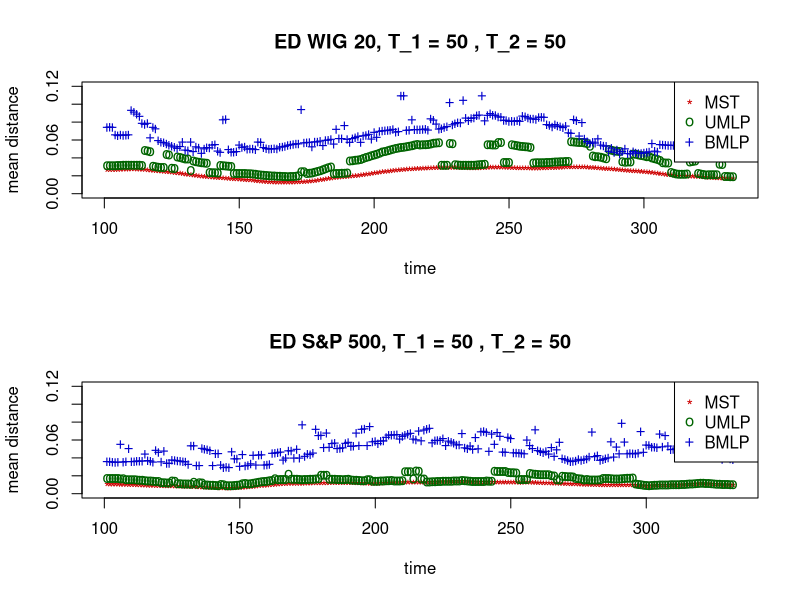

Here is the R script that generated this plot:
rm(list = ls(all = TRUE))
graphics.off()


########################################### Subroutine mst(x) ############


mst = function(x) {
    # Algorithm generates minimum spanning tree The rsult is presentes as a set of links between nodes
    n = nrow(x)
    m = ncol(x)
    true = upper.tri(x)
    x = true * x
    net = matrix(0, n - 1, 3)
    onnet = rep(as.integer(0), n)
    klaster = rep(as.integer(0), n)
    klast = 0L
    licz = 0L
    # check if the matrics is symmetric and positive
    maxx = max(apply(x, 2, max))
    smax = 10 * abs(maxx)
    x[x == 0] = smax
    while (licz < n - 1) {
        
        minx = min(apply(x, 2, min))
        d = which(x <= minx, arr.ind = T)
        i = d[, 1]
        j = d[, 2]
        if (length(i) > 1) {
            ii = i[1]
            jj = j[1]
            i = 0
            j = 0
            i = ii
            j = jj
        }
        
        if (onnet[i] == 0 & onnet[j] == 0) {
            licz = licz + 1L
            net[licz, 1] = i
            net[licz, 2] = j
            klast = klast + 1L
            klaster[i] = klast
            klaster[j] = klast
            net[licz, 3] = min(x[i, j], x[j, i])
            onnet[i] = 1
            onnet[j] = 1
            x[i, j] = smax
            x[j, i] = smax
            
        } else if (onnet[i] == 0 & onnet[j] == 1) {
            licz = licz + 1
            net[licz, 1] = i
            net[licz, 2] = j
            net[licz, 3] = min(x[i, j], x[j, i])
            onnet[i] = 1
            klaster[i] = klaster[j]
            x[i, j] = smax
            x[j, i] = smax
        } else if (onnet[i] == 1 & onnet[j] == 0) {
            licz = licz + 1L
            net[licz, 1] = i
            net[licz, 2] = j
            net[licz, 3] = min(x[i, j], x[j, i])
            onnet[j] = 1
            klaster[j] = klaster[i]
            x[i, j] = smax
            x[j, i] = smax
        } else if (onnet[i] == 1 & onnet[j] == 1 & klaster[i] == klaster[j]) {
            x[i, j] = smax
            x[j, i] = smax
        } else if (onnet[i] == 1 & onnet[j] == 1 & klaster[i] != klaster[j]) {
            licz = licz + 1L
            net[licz, 1] = i
            net[licz, 2] = j
            net[licz, 3] = min(x[i, j], x[j, i])
            klaster[klaster == klaster[i]] = klaster[j]
        }
    }
    retval = net
    return(retval)
}


########################################### Subroutine bmlp(x) ############

bmlp = function(x) {
    # bidirextional minimum length path algoritm x - the distance matrix The result is presentes as a set of links between nodes
    n = nrow(x)
    m = ncol(x)
    net = matrix(0, n - 1, 3)
    onnet = matrix(0, n, 1)
    end1 = 0
    end2 = 0
    licz = 0
    
    # the distance matrics should be symmetric and positive
    maxx = 10 * max(x)
    smax = maxx * diag(nrow = nrow(x), ncol = ncol(x))
    x = x + smax
    
    # the first pair
    minx = min(x)
    ij = which(x == minx, arr.ind = T)
    i = ij[, 1]
    j = ij[, 2]
    
    if (length(i) == 1) {
        end1 = i
        end2 = j
        onnet[end1] = 1
        onnet[end2] = 1
        net[1, 1] = end1
        net[1, 2] = end2
        net[1, 3] = minx
        licz = 1
        x[end1, end2] = maxx
        x[end2, end1] = maxx
    } else {
        end1 = i[1]
        end2 = j[1]
        onnet[end1] = 1
        onnet[end2] = 1
        net[1, 1] = end1
        net[1, 2] = end2
        net[1, 3] = minx
        licz = 1
        x[end1, end2] = maxx
        x[end2, end1] = maxx
    }
    
    while (licz < n - 1) {
        minx1 = min(x[end1, ])
        minx2 = min(x[end2, ])
        if (minx1 < minx2) {
            y = end1
            minx = minx1
        } else {
            y = end2
            minx = minx2
        }
        i = which(x[y, ] == minx, arr.ind = T)
        if (length(i) > 1) {
            tmp = 1
            while ((onnet[i[tmp]] == 1) && (tmp < length(i))) {
                tmp = tmp + 1
            }
            if (onnet[i[tmp]] == 0) {
                ii = i(tmp)
                i = NULL
                i = ii
                tmp = 0
            } else {
                ii = i[1]
                i = NULL
                i = ii
            }
        }
        if (onnet[i] == 0) {
            licz = licz + 1
            net[licz, 1] = y
            net[licz, 2] = i
            net[licz, 3] = x[i, y]
            onnet[i] = 1
            x[i, y] = maxx
            x[y, i] = maxx
            y = i
        }
        if ((onnet[i] == 1) && (onnet[y] == 1)) {
            x[i, y] = maxx
            x[y, i] = maxx
        }
    }
    retval = net
    return(retval)
}

########################################### Subroutine ultra(x) ############


ultra = function(x) {
    # Ultrametric distance between time series.  x - time series matrix
    h = nrow(x)
    k = ncol(x)
    retval = sqrt(abs(0.5 * (matrix(1, k, k) - cor(x))))
    return(retval)
}

########################################### Subroutine umlp(x,y) ##########

umlp = function(x, y) {
    # unidirextional minimum length path algorithm x - the distance matrix y - root of the chain (the number of column) The
    # rsult is presentes as a set of links between nodes
    
    n = nrow(x)
    m = ncol(x)
    net = matrix(0, n - 1, 3)
    onnet = matrix(0, n, 1)
    licz = 0
    onnet[y] = 1
    maxx = 10 * max(x)
    smax = maxx * diag(nrow = nrow(x), ncol = ncol(x))
    x = x + smax
    
    while (licz < n - 1) {
        minx = min(x[y, ])
        it = which(x[y, ] == minx, arr.ind = T)
        
        if (length(it) > 1) {
            tmp = 1
            
            while ((onnet[it[tmp]] == 1) && (tmp < length(it))) {
                tmp = tmp + 1
            }
            
            if (onnet[it[tmp]] == 0) {
                ii = it(tmp)
                it = NULL
                it = ii
                tmp = 0
            } else {
                ii = it[1]
                it = NULL
                it = ii
            }
        }
        if (onnet[it] == 0) {
            licz = licz + 1
            net[licz, 1] = y
            net[licz, 2] = it
            net[licz, 3] = x[it, y]
            onnet[it] = 1
            x[it, y] = maxx
            x[y, it] = maxx
            y = it
        }
        
        if ((onnet[it] == 1) && (onnet[y] == 1)) {
            x[it, y] = maxx
            x[y, it] = maxx
        }
    }
    retval = net
    return(retval)
}



########################################## Subroutine manh(x) ############


manh = function(x) {
    # Manhattan distence between time series normalised by the time series length.  x - time series
    x = as.matrix(x)
    h = nrow(x)
    k = ncol(x)
    result = matrix(0, k, k)
    for (j in 1:k) {
        for (i in 1:k) {
            result[i, j] = abs(mean(x[, i] - x[, j]))
        }
    }
    retval = result
    return(retval)
}


############################################# Subroutine theil(x) ############


theil = function(x, n) {
    # Converts the given time series into time series of Theil index n - size of moving window x - analysed time series
    x = as.matrix(x)
    n_pocz = nrow(x)
    k = ncol(x)
    
    rozm = n_pocz - n + 1
    
    retval = matrix(0, rozm, k)
    for (i in 1:rozm) {
        sr = apply(x[i:(i + n - 1), ], 2, mean)
        temp = x[i:(i + n - 1), ]/(matrix(1, n, 1) %*% sr)
        temp = temp * log(temp)
        retval[i, ] = apply(temp, 2, mean)
    }
    return(retval)
}




########################################### Main calculation #############



dataSP = read.table("close.csv", header = T)
dataSP = as.matrix(dataSP)
dataSP = abs(diff(log(dataSP)))  # abs log return

dl_szer = nrow(dataSP)
podmioty = ncol(dataSP)
dataSP[dataSP == 0] = 1e-07

window1 = 50
window2 = 50
theil_data = theil(dataSP, window1)

wynikSP = matrix(0, dl_szer - window1 - 1 - window2, 4)
czes = matrix(0, podmioty, podmioty)

for (t in 1:(dl_szer - window1 - 1 - window2)) {
    window_data = theil_data[t:(t + window2), ]
    wind_dist = manh(window_data)
    wind_mst = mst(wind_dist)
    wind_umlp = umlp(wind_dist, 5)
    wind_bmlp = bmlp(wind_dist)
    wynikSP[t, 1] = dl_szer - t
    wynikSP[t, 2] = mean(wind_mst[, 3])
    wynikSP[t, 3] = mean(wind_umlp[, 3])
    wynikSP[t, 4] = mean(wind_bmlp[, 3])
    wind_umlp = numeric()
    wind_bmlp = numeric()
    wind_mst = numeric()
    wind_dist = numeric()
}

dataWIG = read.table("gwp.csv", header = T)
dataWIG = as.matrix(dataWIG)
dataWIG = abs(diff(log(dataWIG)))  # abs log return
dl_szer = nrow(dataWIG)
podmioty = ncol(dataWIG)
dataWIG[dataWIG == 0] = 1e-07

window1 = 50
window2 = 50
theil_data = theil(dataWIG, window1)

wynikWIG = matrix(0, dl_szer - window1 - 1 - window2, 4)
czes = matrix(0, podmioty, podmioty)

for (t in 1:(dl_szer - window1 - 1 - window2)) {
    window_data = theil_data[t:(t + window2), ]
    wind_dist = manh(window_data)
    wind_mst = mst(wind_dist)
    wind_umlp = umlp(wind_dist, 5)
    wind_bmlp = bmlp(wind_dist)
    wynikWIG[t, 1] = dl_szer - t
    wynikWIG[t, 2] = mean(wind_mst[, 3])
    wynikWIG[t, 3] = mean(wind_umlp[, 3])
    wynikWIG[t, 4] = mean(wind_bmlp[, 3])
    wind_umlp = numeric()
    wind_bmlp = numeric()
    wind_mst = numeric()
    wind_dist = numeric()
}

par(mfrow = c(2, 1))
plot(wynikWIG[, 1], wynikWIG[, 2], pch = "*", col = "red3", xlab = "time", ylab = "mean distance", ylim = c(0, 0.12))
title(paste("ED WIG 20, T_1 =", window1, ", T_2 =", window2))
points(wynikWIG[, 1], wynikWIG[, 3], pch = "o", col = "darkgreen")
points(wynikWIG[, 1], wynikWIG[, 4], pch = "+", col = "blue3")
legend("topright", c("MST", "UMLP", "BMLP"), pch = c("*", "o", "+"), col = c("red3", "darkgreen", "blue3"))

plot(wynikSP[, 1], wynikSP[, 2], pch = "*", col = "red3", xlab = "time", ylab = "mean distance", ylim = c(0, 0.12))
title(paste("ED S&P 500, T_1 =", window1, ", T_2 =", window2))
points(wynikSP[, 1], wynikSP[, 3], pch = "o", col = "darkgreen")
points(wynikSP[, 1], wynikSP[, 4], pch = "+", col = "blue3")
legend("topright", c("MST", "UMLP", "BMLP"), pch = c("*", "o", "+"), col = c("red3", "darkgreen", "blue3"))
 
